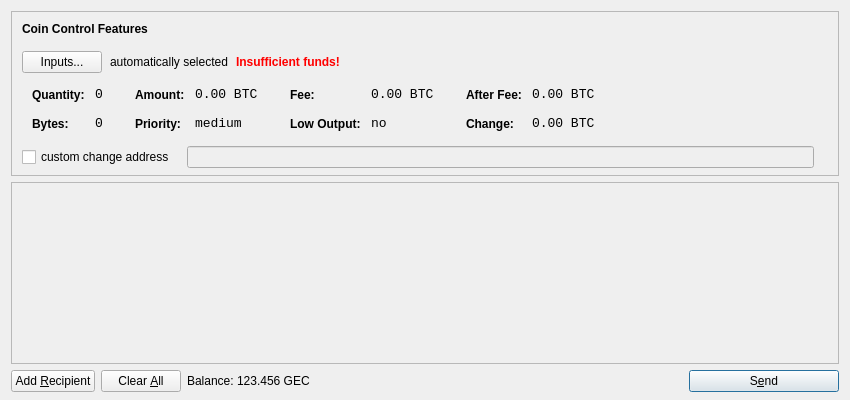
<?xml version="1.0" encoding="UTF-8"?>
<ui version="4.0">
 <class>SendCoinsDialog</class>
 <widget class="QDialog" name="SendCoinsDialog">
  <property name="geometry">
   <rect>
    <x>0</x>
    <y>0</y>
    <width>850</width>
    <height>400</height>
   </rect>
  </property>
  <property name="windowTitle">
   <string>Send Coins</string>
  </property>
  <layout class="QVBoxLayout" name="verticalLayout" stretch="0,1,0">
   <property name="bottomMargin">
    <number>8</number>
   </property>
   <item>
    <widget class="QFrame" name="frameCoinControl">
     <property name="sizePolicy">
      <sizepolicy hsizetype="Expanding" vsizetype="Expanding">
       <horstretch>0</horstretch>
       <verstretch>0</verstretch>
      </sizepolicy>
     </property>
     <property name="maximumSize">
      <size>
       <width>16777215</width>
       <height>16777215</height>
      </size>
     </property>
     <property name="frameShape">
      <enum>QFrame::StyledPanel</enum>
     </property>
     <property name="frameShadow">
      <enum>QFrame::Sunken</enum>
     </property>
     <layout class="QVBoxLayout" name="verticalLayoutCoinControl2">
      <property name="spacing">
       <number>-1</number>
      </property>
      <property name="leftMargin">
       <number>0</number>
      </property>
      <property name="topMargin">
       <number>0</number>
      </property>
      <property name="rightMargin">
       <number>0</number>
      </property>
      <property name="bottomMargin">
       <number>6</number>
      </property>
      <item>
       <layout class="QVBoxLayout" name="verticalLayoutCoinControl" stretch="0,0,0,0,1">
        <property name="spacing">
         <number>0</number>
        </property>
        <property name="leftMargin">
         <number>10</number>
        </property>
        <property name="topMargin">
         <number>10</number>
        </property>
        <item>
         <layout class="QHBoxLayout" name="horizontalLayoutCoinControl1">
          <property name="bottomMargin">
           <number>15</number>
          </property>
          <item>
           <widget class="QLabel" name="labelCoinControlFeatures">
            <property name="sizePolicy">
             <sizepolicy hsizetype="Preferred" vsizetype="Maximum">
              <horstretch>0</horstretch>
              <verstretch>0</verstretch>
             </sizepolicy>
            </property>
            <property name="font">
             <font>
              <weight>75</weight>
              <bold>true</bold>
             </font>
            </property>
            <property name="styleSheet">
             <string notr="true">font-weight:bold;</string>
            </property>
            <property name="text">
             <string>Coin Control Features</string>
            </property>
           </widget>
          </item>
         </layout>
        </item>
        <item>
         <layout class="QHBoxLayout" name="horizontalLayoutCoinControl2" stretch="0,0,0,0">
          <property name="spacing">
           <number>8</number>
          </property>
          <property name="bottomMargin">
           <number>10</number>
          </property>
          <item>
           <widget class="QPushButton" name="pushButtonCoinControl">
            <property name="styleSheet">
             <string notr="true"/>
            </property>
            <property name="text">
             <string>Inputs...</string>
            </property>
           </widget>
          </item>
          <item>
           <widget class="QLabel" name="labelCoinControlAutomaticallySelected">
            <property name="text">
             <string>automatically selected</string>
            </property>
            <property name="margin">
             <number>5</number>
            </property>
           </widget>
          </item>
          <item>
           <widget class="QLabel" name="labelCoinControlInsuffFunds">
            <property name="font">
             <font>
              <weight>75</weight>
              <bold>true</bold>
             </font>
            </property>
            <property name="styleSheet">
             <string notr="true">color:red;font-weight:bold;</string>
            </property>
            <property name="text">
             <string>Insufficient funds!</string>
            </property>
            <property name="margin">
             <number>5</number>
            </property>
           </widget>
          </item>
          <item>
           <spacer name="horizontalSpacerCoinControl">
            <property name="orientation">
             <enum>Qt::Horizontal</enum>
            </property>
            <property name="sizeHint" stdset="0">
             <size>
              <width>40</width>
              <height>1</height>
             </size>
            </property>
           </spacer>
          </item>
         </layout>
        </item>
        <item>
         <widget class="QWidget" name="widgetCoinControl" native="true">
          <property name="sizePolicy">
           <sizepolicy hsizetype="Preferred" vsizetype="Preferred">
            <horstretch>0</horstretch>
            <verstretch>0</verstretch>
           </sizepolicy>
          </property>
          <property name="minimumSize">
           <size>
            <width>0</width>
            <height>0</height>
           </size>
          </property>
          <property name="styleSheet">
           <string notr="true"/>
          </property>
          <layout class="QHBoxLayout" name="horizontalLayoutCoinControl5">
           <property name="margin">
            <number>0</number>
           </property>
           <item>
            <layout class="QHBoxLayout" name="horizontalLayoutCoinControl3" stretch="0,0,0,1">
             <property name="spacing">
              <number>20</number>
             </property>
             <property name="topMargin">
              <number>0</number>
             </property>
             <property name="bottomMargin">
              <number>10</number>
             </property>
             <item>
              <layout class="QFormLayout" name="formLayoutCoinControl1">
               <property name="horizontalSpacing">
                <number>10</number>
               </property>
               <property name="verticalSpacing">
                <number>14</number>
               </property>
               <property name="leftMargin">
                <number>10</number>
               </property>
               <property name="topMargin">
                <number>4</number>
               </property>
               <property name="rightMargin">
                <number>6</number>
               </property>
               <item row="0" column="0">
                <widget class="QLabel" name="labelCoinControlQuantityText">
                 <property name="styleSheet">
                  <string notr="true">font-weight:bold;</string>
                 </property>
                 <property name="text">
                  <string>Quantity:</string>
                 </property>
                 <property name="margin">
                  <number>0</number>
                 </property>
                </widget>
               </item>
               <item row="0" column="1">
                <widget class="QLabel" name="labelCoinControlQuantity">
                 <property name="font">
                  <font>
                   <family>Monospace</family>
                   <pointsize>10</pointsize>
                  </font>
                 </property>
                 <property name="cursor">
                  <cursorShape>IBeamCursor</cursorShape>
                 </property>
                 <property name="contextMenuPolicy">
                  <enum>Qt::ActionsContextMenu</enum>
                 </property>
                 <property name="text">
                  <string notr="true">0</string>
                 </property>
                 <property name="margin">
                  <number>0</number>
                 </property>
                 <property name="textInteractionFlags">
                  <set>Qt::LinksAccessibleByMouse|Qt::TextSelectableByKeyboard|Qt::TextSelectableByMouse</set>
                 </property>
                </widget>
               </item>
               <item row="1" column="0">
                <widget class="QLabel" name="labelCoinControlBytesText">
                 <property name="styleSheet">
                  <string notr="true">font-weight:bold;</string>
                 </property>
                 <property name="text">
                  <string>Bytes:</string>
                 </property>
                </widget>
               </item>
               <item row="1" column="1">
                <widget class="QLabel" name="labelCoinControlBytes">
                 <property name="font">
                  <font>
                   <family>Monospace</family>
                   <pointsize>10</pointsize>
                  </font>
                 </property>
                 <property name="cursor">
                  <cursorShape>IBeamCursor</cursorShape>
                 </property>
                 <property name="contextMenuPolicy">
                  <enum>Qt::ActionsContextMenu</enum>
                 </property>
                 <property name="text">
                  <string notr="true">0</string>
                 </property>
                 <property name="textInteractionFlags">
                  <set>Qt::LinksAccessibleByMouse|Qt::TextSelectableByKeyboard|Qt::TextSelectableByMouse</set>
                 </property>
                </widget>
               </item>
              </layout>
             </item>
             <item>
              <layout class="QFormLayout" name="formLayoutCoinControl2">
               <property name="horizontalSpacing">
                <number>10</number>
               </property>
               <property name="verticalSpacing">
                <number>14</number>
               </property>
               <property name="leftMargin">
                <number>6</number>
               </property>
               <property name="topMargin">
                <number>4</number>
               </property>
               <property name="rightMargin">
                <number>6</number>
               </property>
               <item row="0" column="0">
                <widget class="QLabel" name="labelCoinControlAmountText">
                 <property name="styleSheet">
                  <string notr="true">font-weight:bold;</string>
                 </property>
                 <property name="text">
                  <string>Amount:</string>
                 </property>
                 <property name="margin">
                  <number>0</number>
                 </property>
                </widget>
               </item>
               <item row="0" column="1">
                <widget class="QLabel" name="labelCoinControlAmount">
                 <property name="font">
                  <font>
                   <family>Monospace</family>
                   <pointsize>10</pointsize>
                  </font>
                 </property>
                 <property name="cursor">
                  <cursorShape>IBeamCursor</cursorShape>
                 </property>
                 <property name="contextMenuPolicy">
                  <enum>Qt::ActionsContextMenu</enum>
                 </property>
                 <property name="text">
                  <string notr="true">0.00 BTC</string>
                 </property>
                 <property name="textInteractionFlags">
                  <set>Qt::LinksAccessibleByMouse|Qt::TextSelectableByKeyboard|Qt::TextSelectableByMouse</set>
                 </property>
                </widget>
               </item>
               <item row="1" column="0">
                <widget class="QLabel" name="labelCoinControlPriorityText">
                 <property name="styleSheet">
                  <string notr="true">font-weight:bold;</string>
                 </property>
                 <property name="text">
                  <string>Priority:</string>
                 </property>
                </widget>
               </item>
               <item row="1" column="1">
                <widget class="QLabel" name="labelCoinControlPriority">
                 <property name="font">
                  <font>
                   <family>Monospace</family>
                   <pointsize>10</pointsize>
                  </font>
                 </property>
                 <property name="cursor">
                  <cursorShape>IBeamCursor</cursorShape>
                 </property>
                 <property name="contextMenuPolicy">
                  <enum>Qt::ActionsContextMenu</enum>
                 </property>
                 <property name="text">
                  <string>medium</string>
                 </property>
                 <property name="textInteractionFlags">
                  <set>Qt::LinksAccessibleByMouse|Qt::TextSelectableByKeyboard|Qt::TextSelectableByMouse</set>
                 </property>
                </widget>
               </item>
              </layout>
             </item>
             <item>
              <layout class="QFormLayout" name="formLayoutCoinControl3">
               <property name="horizontalSpacing">
                <number>10</number>
               </property>
               <property name="verticalSpacing">
                <number>14</number>
               </property>
               <property name="leftMargin">
                <number>6</number>
               </property>
               <property name="topMargin">
                <number>4</number>
               </property>
               <property name="rightMargin">
                <number>6</number>
               </property>
               <item row="0" column="0">
                <widget class="QLabel" name="labelCoinControlFeeText">
                 <property name="styleSheet">
                  <string notr="true">font-weight:bold;</string>
                 </property>
                 <property name="text">
                  <string>Fee:</string>
                 </property>
                 <property name="margin">
                  <number>0</number>
                 </property>
                </widget>
               </item>
               <item row="0" column="1">
                <widget class="QLabel" name="labelCoinControlFee">
                 <property name="font">
                  <font>
                   <family>Monospace</family>
                   <pointsize>10</pointsize>
                  </font>
                 </property>
                 <property name="cursor">
                  <cursorShape>IBeamCursor</cursorShape>
                 </property>
                 <property name="contextMenuPolicy">
                  <enum>Qt::ActionsContextMenu</enum>
                 </property>
                 <property name="text">
                  <string notr="true">0.00 BTC</string>
                 </property>
                 <property name="textInteractionFlags">
                  <set>Qt::LinksAccessibleByMouse|Qt::TextSelectableByKeyboard|Qt::TextSelectableByMouse</set>
                 </property>
                </widget>
               </item>
               <item row="1" column="0">
                <widget class="QLabel" name="labelCoinControlLowOutputText">
                 <property name="styleSheet">
                  <string notr="true">font-weight:bold;</string>
                 </property>
                 <property name="text">
                  <string>Low Output:</string>
                 </property>
                </widget>
               </item>
               <item row="1" column="1">
                <widget class="QLabel" name="labelCoinControlLowOutput">
                 <property name="font">
                  <font>
                   <family>Monospace</family>
                   <pointsize>10</pointsize>
                  </font>
                 </property>
                 <property name="cursor">
                  <cursorShape>IBeamCursor</cursorShape>
                 </property>
                 <property name="contextMenuPolicy">
                  <enum>Qt::ActionsContextMenu</enum>
                 </property>
                 <property name="text">
                  <string>no</string>
                 </property>
                 <property name="textInteractionFlags">
                  <set>Qt::LinksAccessibleByMouse|Qt::TextSelectableByKeyboard|Qt::TextSelectableByMouse</set>
                 </property>
                </widget>
               </item>
              </layout>
             </item>
             <item>
              <layout class="QFormLayout" name="formLayoutCoinControl4">
               <property name="horizontalSpacing">
                <number>10</number>
               </property>
               <property name="verticalSpacing">
                <number>14</number>
               </property>
               <property name="leftMargin">
                <number>6</number>
               </property>
               <property name="topMargin">
                <number>4</number>
               </property>
               <property name="rightMargin">
                <number>6</number>
               </property>
               <item row="0" column="0">
                <widget class="QLabel" name="labelCoinControlAfterFeeText">
                 <property name="styleSheet">
                  <string notr="true">font-weight:bold;</string>
                 </property>
                 <property name="text">
                  <string>After Fee:</string>
                 </property>
                 <property name="margin">
                  <number>0</number>
                 </property>
                </widget>
               </item>
               <item row="0" column="1">
                <widget class="QLabel" name="labelCoinControlAfterFee">
                 <property name="font">
                  <font>
                   <family>Monospace</family>
                   <pointsize>10</pointsize>
                  </font>
                 </property>
                 <property name="cursor">
                  <cursorShape>IBeamCursor</cursorShape>
                 </property>
                 <property name="contextMenuPolicy">
                  <enum>Qt::ActionsContextMenu</enum>
                 </property>
                 <property name="text">
                  <string notr="true">0.00 BTC</string>
                 </property>
                 <property name="textInteractionFlags">
                  <set>Qt::LinksAccessibleByMouse|Qt::TextSelectableByKeyboard|Qt::TextSelectableByMouse</set>
                 </property>
                </widget>
               </item>
               <item row="1" column="0">
                <widget class="QLabel" name="labelCoinControlChangeText">
                 <property name="styleSheet">
                  <string notr="true">font-weight:bold;</string>
                 </property>
                 <property name="text">
                  <string>Change:</string>
                 </property>
                </widget>
               </item>
               <item row="1" column="1">
                <widget class="QLabel" name="labelCoinControlChange">
                 <property name="font">
                  <font>
                   <family>Monospace</family>
                   <pointsize>10</pointsize>
                  </font>
                 </property>
                 <property name="cursor">
                  <cursorShape>IBeamCursor</cursorShape>
                 </property>
                 <property name="contextMenuPolicy">
                  <enum>Qt::ActionsContextMenu</enum>
                 </property>
                 <property name="text">
                  <string notr="true">0.00 BTC</string>
                 </property>
                 <property name="textInteractionFlags">
                  <set>Qt::LinksAccessibleByMouse|Qt::TextSelectableByKeyboard|Qt::TextSelectableByMouse</set>
                 </property>
                </widget>
               </item>
              </layout>
             </item>
            </layout>
           </item>
          </layout>
         </widget>
        </item>
        <item>
         <layout class="QHBoxLayout" name="horizontalLayoutCoinControl4" stretch="0,0,0">
          <property name="spacing">
           <number>12</number>
          </property>
          <property name="sizeConstraint">
           <enum>QLayout::SetDefaultConstraint</enum>
          </property>
          <property name="topMargin">
           <number>5</number>
          </property>
          <property name="rightMargin">
           <number>5</number>
          </property>
          <item>
           <widget class="QCheckBox" name="checkBoxCoinControlChange">
            <property name="text">
             <string>custom change address</string>
            </property>
           </widget>
          </item>
          <item>
           <widget class="QLineEdit" name="lineEditCoinControlChange">
            <property name="enabled">
             <bool>false</bool>
            </property>
            <property name="sizePolicy">
             <sizepolicy hsizetype="Expanding" vsizetype="Fixed">
              <horstretch>0</horstretch>
              <verstretch>0</verstretch>
             </sizepolicy>
            </property>
           </widget>
          </item>
          <item>
           <widget class="QLabel" name="labelCoinControlChangeLabel">
            <property name="sizePolicy">
             <sizepolicy hsizetype="Preferred" vsizetype="Expanding">
              <horstretch>0</horstretch>
              <verstretch>0</verstretch>
             </sizepolicy>
            </property>
            <property name="minimumSize">
             <size>
              <width>0</width>
              <height>0</height>
             </size>
            </property>
            <property name="text">
             <string/>
            </property>
            <property name="margin">
             <number>3</number>
            </property>
           </widget>
          </item>
         </layout>
        </item>
        <item>
         <spacer name="verticalSpacerCoinControl">
          <property name="orientation">
           <enum>Qt::Vertical</enum>
          </property>
          <property name="sizeHint" stdset="0">
           <size>
            <width>800</width>
            <height>1</height>
           </size>
          </property>
         </spacer>
        </item>
       </layout>
      </item>
     </layout>
    </widget>
   </item>
   <item>
    <widget class="QScrollArea" name="scrollArea">
     <property name="widgetResizable">
      <bool>true</bool>
     </property>
     <widget class="QWidget" name="scrollAreaWidgetContents">
      <property name="geometry">
       <rect>
        <x>0</x>
        <y>0</y>
        <width>830</width>
        <height>165</height>
       </rect>
      </property>
      <layout class="QVBoxLayout" name="verticalLayout_2">
       <property name="margin">
        <number>0</number>
       </property>
       <item>
        <layout class="QVBoxLayout" name="entries">
         <property name="spacing">
          <number>6</number>
         </property>
        </layout>
       </item>
       <item>
        <spacer name="verticalSpacer">
         <property name="orientation">
          <enum>Qt::Vertical</enum>
         </property>
         <property name="sizeHint" stdset="0">
          <size>
           <width>20</width>
           <height>40</height>
          </size>
         </property>
        </spacer>
       </item>
      </layout>
     </widget>
    </widget>
   </item>
   <item>
    <layout class="QHBoxLayout" name="horizontalLayout">
     <item>
      <widget class="QPushButton" name="addButton">
       <property name="toolTip">
        <string>Send to multiple recipients at once</string>
       </property>
       <property name="text">
        <string>Add &amp;Recipient</string>
       </property>
       <property name="icon">
        <iconset resource="../bitcoin.qrc">
         <normaloff>:/icons/add</normaloff>:/icons/add</iconset>
       </property>
       <property name="autoDefault">
        <bool>false</bool>
       </property>
      </widget>
     </item>
     <item>
      <widget class="QPushButton" name="clearButton">
       <property name="sizePolicy">
        <sizepolicy hsizetype="Minimum" vsizetype="Fixed">
         <horstretch>0</horstretch>
         <verstretch>0</verstretch>
        </sizepolicy>
       </property>
       <property name="toolTip">
        <string>Remove all transaction fields</string>
       </property>
       <property name="text">
        <string>Clear &amp;All</string>
       </property>
       <property name="icon">
        <iconset resource="../bitcoin.qrc">
         <normaloff>:/icons/remove</normaloff>:/icons/remove</iconset>
       </property>
       <property name="autoRepeatDelay">
        <number>300</number>
       </property>
       <property name="autoDefault">
        <bool>false</bool>
       </property>
      </widget>
     </item>
     <item>
      <layout class="QHBoxLayout" name="horizontalLayout_2">
       <property name="spacing">
        <number>3</number>
       </property>
       <item>
        <widget class="QLabel" name="label">
         <property name="text">
          <string>Balance:</string>
         </property>
        </widget>
       </item>
       <item>
        <widget class="QLabel" name="labelBalance">
         <property name="cursor">
          <cursorShape>IBeamCursor</cursorShape>
         </property>
         <property name="text">
          <string>123.456 GEC</string>
         </property>
         <property name="textInteractionFlags">
          <set>Qt::LinksAccessibleByMouse|Qt::TextSelectableByKeyboard|Qt::TextSelectableByMouse</set>
         </property>
        </widget>
       </item>
      </layout>
     </item>
     <item>
      <spacer name="horizontalSpacer">
       <property name="orientation">
        <enum>Qt::Horizontal</enum>
       </property>
       <property name="sizeHint" stdset="0">
        <size>
         <width>40</width>
         <height>20</height>
        </size>
       </property>
      </spacer>
     </item>
     <item>
      <widget class="QPushButton" name="sendButton">
       <property name="minimumSize">
        <size>
         <width>150</width>
         <height>0</height>
        </size>
       </property>
       <property name="toolTip">
        <string>Confirm the send action</string>
       </property>
       <property name="text">
        <string>S&amp;end</string>
       </property>
       <property name="icon">
        <iconset resource="../bitcoin.qrc">
         <normaloff>:/icons/send</normaloff>:/icons/send</iconset>
       </property>
       <property name="default">
        <bool>true</bool>
       </property>
      </widget>
     </item>
    </layout>
   </item>
  </layout>
 </widget>
 <resources>
  <include location="../bitcoin.qrc"/>
 </resources>
 <connections/>
</ui>
